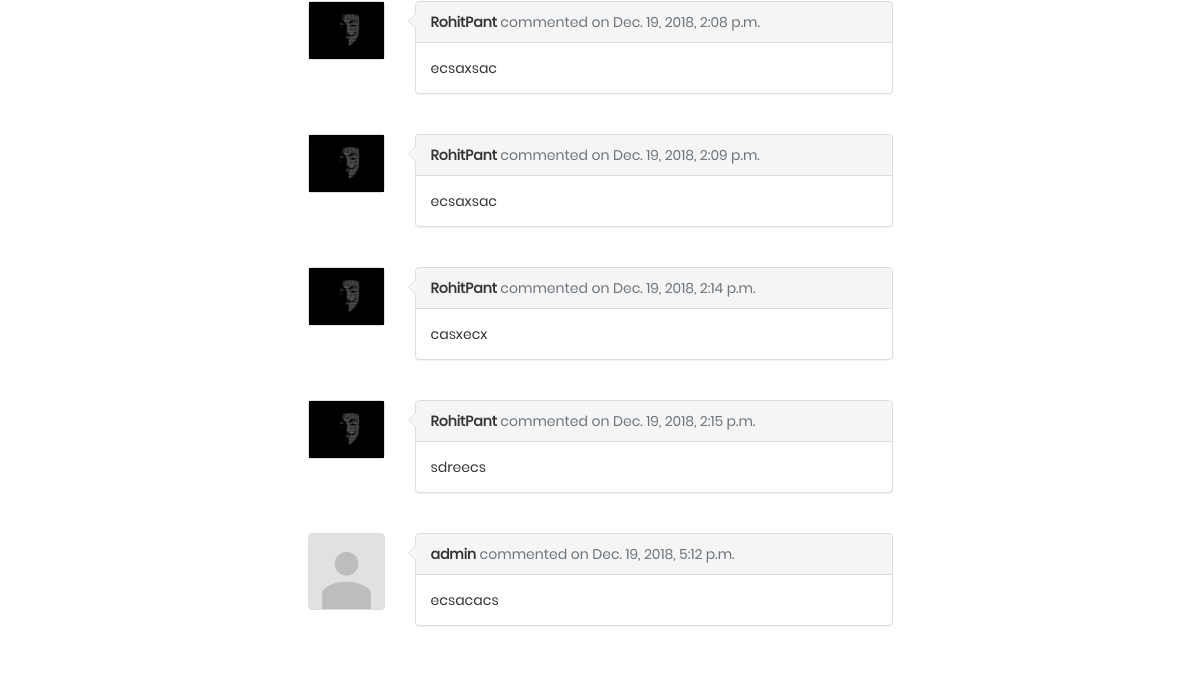
Before: /p1 (lower part) with the older database file.
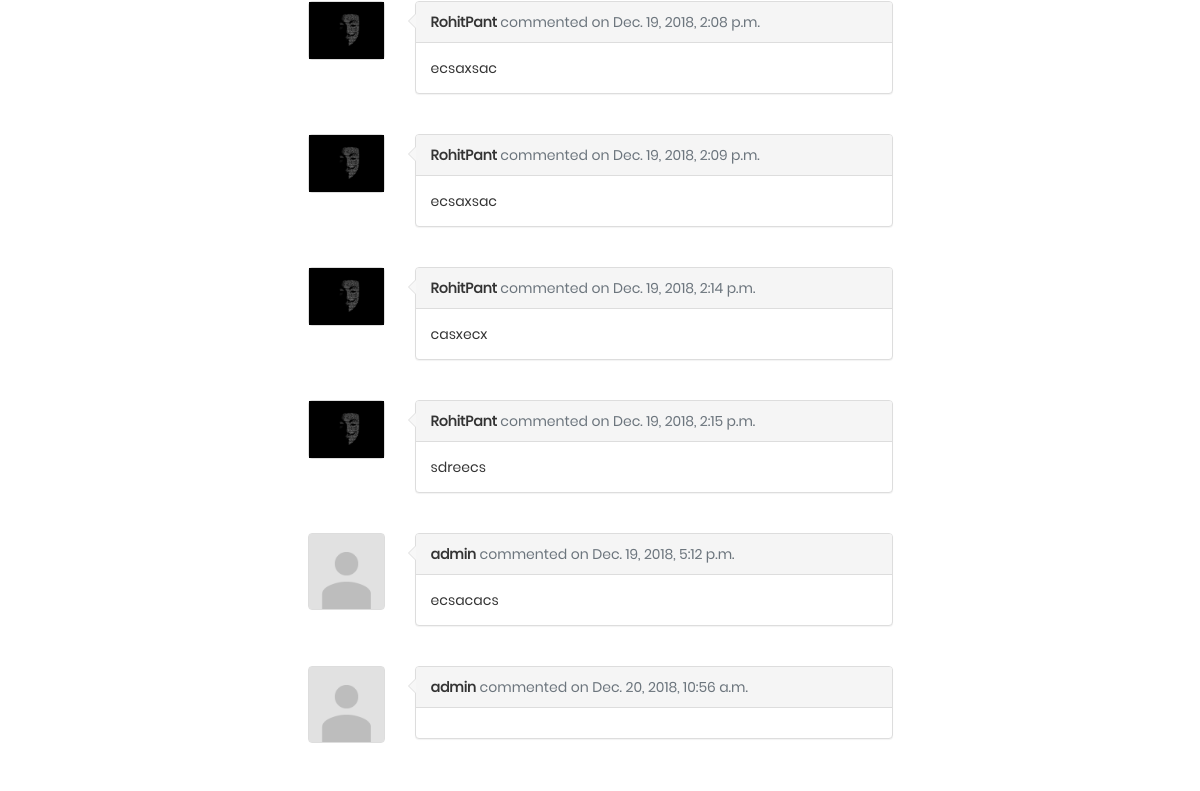
After: the same page with the newer database file.
### profiles/models.py (models this page shows, shortened)
class Profile(models.Model):
    department = models.CharField(max_length=3, choices=DEPARTMENTS, blank=True, help_text='Department')
    age = models.IntegerField()
    first_name = models.CharField(max_length=255)
    last_name = models.CharField(max_length=255)
    degree = models.CharField(max_length=6, choices=DEGREES, blank=True, help_text='Degree')
    description = models.CharField(max_length=255, blank=True)
    profile_picture = models.ImageField(upload_to='images/profile_pictures',
                                        default="images/profile_pictures/default.png")
    city = models.CharField(max_length=255)
    user = models.ForeignKey(User, related_name='profile', on_delete=models.CASCADE, null=True)
    admin_of_courses = models.ManyToManyField(Course, related_name='courses')
    admin = models.BooleanField(default=False)

class Comment(models.Model):
    content = models.TextField()
    created_on = models.DateTimeField(auto_now_add=True)
    author = models.ForeignKey(User,on_delete=models.CASCADE)
    post = models.ForeignKey(Post, related_name='comments', on_delete=models.CASCADE)

### profiles/views.py (the view)
# urls.py: url(r'^p(?P<pk>\d+)$', views.post_detail, name='post-detail'),
def post_detail(request, pk):
	post = Post.objects.filter(pk=pk)
	if post.count() == 0:
		return HttpResponseRedirect(reverse("post_new"))
	return render(request, 'post/post_detail.html', context={'post': post[0]})

### profiles/templates/post/post_detail.html (shortened to what this page needs)
{% extends "base.html" %}
{% block content %}
{% load social_share %}
{% load static %}
{% load staticfiles %}
<link rel="stylesheet" type="text/css" href="{% static 'css/main.css' %}">
    <div class="row">
        <div class="col-sm-3"></div>
        <div class="col-sm-6">
                <br>
                <div id="comments-{{post.id}}">
                {% for comment in post.comments.all %}
                    <div class="row">
                        <div class="col-sm-auto">
                            <div class="thumbnail">
                                {% if comment.author.profile.all.count == 0 %}
                                    <img class="img-responsive user-photo" height="75px" width="75px" src="{% static 'images/default.png' %}"/>
                                {% else %}
                                    {% for profile in comment.author.profile.all %}
                                        <img class="img-responsive user-photo" src="{{profile.profile_picture.url}}">
                                    {% endfor %}
                                {% endif %}
                            </div>
                        </div>
                        <div class="col">
                            <div class="panel panel-default">
                                <div class="panel-heading">
                                    <strong>{{comment.author}}</strong> <span class="text-muted">commented on {{comment.created_on}}</span>
                                </div>
                                <div class="panel-body">
                                    {{comment.content}}
                                </div>
                            </div>
                        </div>
                    </div>
                    <br>
                {% endfor %}
                <br>
            </div>
        </div>
        <div class="col-sm-3"></div>
    </div>
{% endblock %}

Changed rows visible on the page:
added Comment: author "admin", created_on "Dec. 20, 2018, 10:56 a.m.", Profile (profile_picture (placeholder picture))
